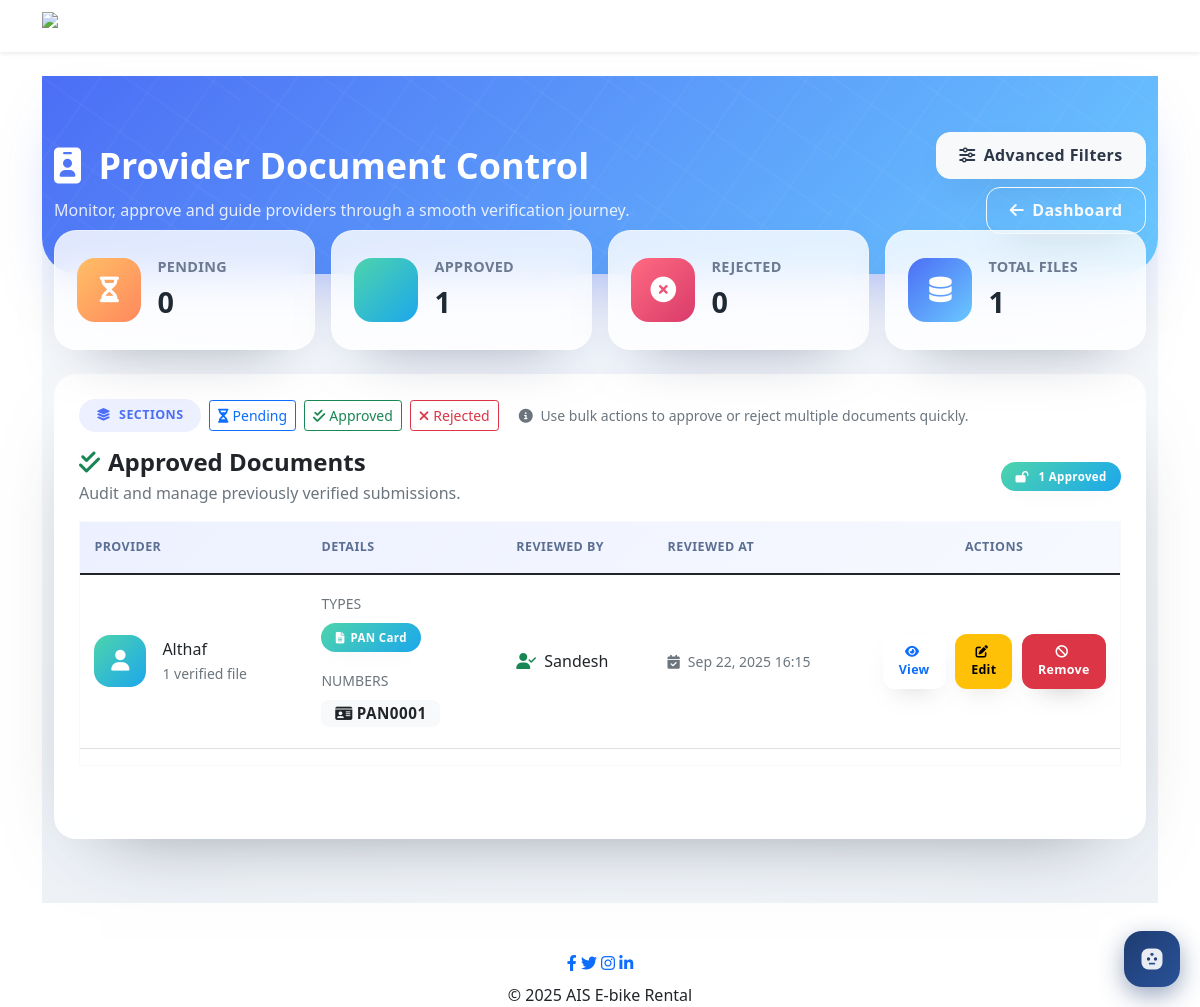
Before: /admin-dashboard/review-documents/ (signed in) with the older database file.
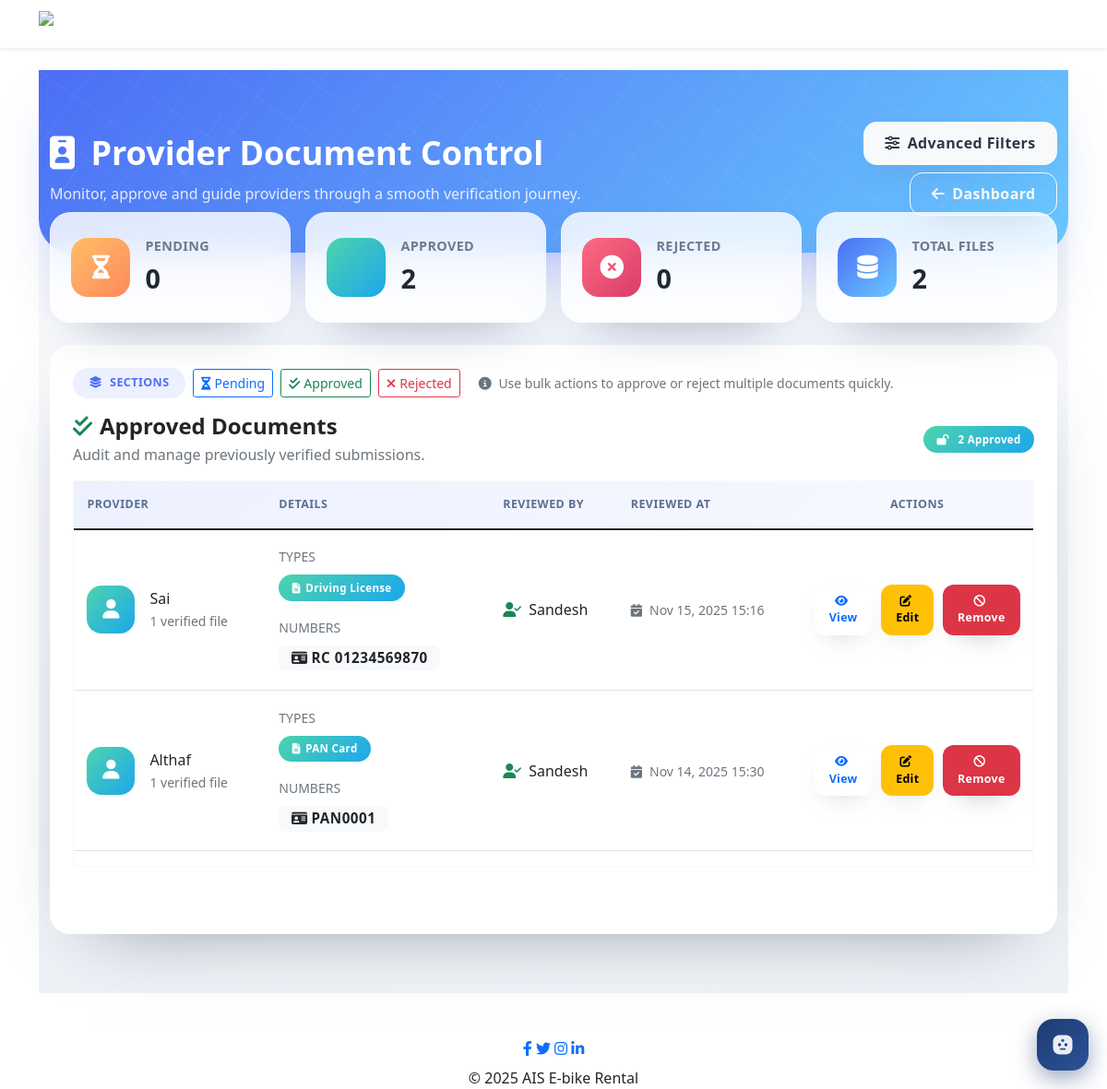
After: the same page with the newer database file.
### core/models.py (models this page shows, shortened)
class User(AbstractUser):
    is_rider = models.BooleanField(default=False)
    is_vehicle_provider = models.BooleanField(default=False)
    mobile_number = models.CharField(max_length=15, blank=True, null=True)
    profile_image = models.ImageField(upload_to='profile_images/', blank=True, null=True)
    is_verified_provider = models.BooleanField(default=False, help_text="Admin verification status for vehicle providers")
    verification_notes = models.TextField(blank=True, null=True, help_text="Admin notes about verification")
    registration_fee_paid = models.BooleanField(default=False, help_text="One-time registration fee of ₹100 paid by vehicle providers")

class ProviderDocument(models.Model):
    DOCUMENT_TYPES = [
        ('aadhar', 'Aadhar Card'),
        ('pan', 'PAN Card'),
        ('driving_license', 'Driving License'),
        ('business_license', 'Business License'),
        ('insurance', 'Insurance Document'),
        ('other', 'Other'),
    ]
    VERIFICATION_STATUS = [
        ('pending', 'Pending'),
        ('approved', 'Approved'),
        ('rejected', 'Rejected'),
    ]
    provider = models.ForeignKey(User, on_delete=models.CASCADE, related_name='provider_documents')
    document_type = models.CharField(max_length=20, choices=DOCUMENT_TYPES)
    document_file = models.FileField(upload_to='provider_documents/')
    document_number = models.CharField(max_length=100, blank=True, null=True)
    uploaded_at = models.DateTimeField(auto_now_add=True)
    status = models.CharField(max_length=10, choices=VERIFICATION_STATUS, default='pending')
    admin_notes = models.TextField(blank=True, null=True, help_text="Admin notes about this document")
    reviewed_by = models.ForeignKey(User, on_delete=models.SET_NULL, null=True, blank=True, related_name='reviewed_documents')
    reviewed_at = models.DateTimeField(null=True, blank=True)
    class Meta:
        ordering = ['-uploaded_at']

### admin_dashboard/views.py (the view)
# urls.py: path('review-documents/', views.review_documents, name='review_documents'),
@user_passes_test(is_admin)
def review_documents(request):
    provider_id = request.GET.get('provider', '')
    document_type = request.GET.get('document_type', '')
    status = request.GET.get('status', '')  # pending, approved, rejected, or '' for all
    date_from = request.GET.get('date_from', '')
    date_to = request.GET.get('date_to', '')
    search = request.GET.get('search', '')
    queryset = ProviderDocument.objects.all()
    if provider_id:
        queryset = queryset.filter(provider_id=provider_id)
    if document_type:
        queryset = queryset.filter(document_type=document_type)
    if status in ['pending', 'approved', 'rejected']:
        queryset = queryset.filter(status=status)
    if date_from:
        try:
            df = timezone.datetime.strptime(date_from, '%Y-%m-%d').date()
            queryset = queryset.filter(uploaded_at__date__gte=df)
        except ValueError:
            pass
    if date_to:
        try:
            dt = timezone.datetime.strptime(date_to, '%Y-%m-%d').date()
            queryset = queryset.filter(uploaded_at__date__lte=dt)
        except ValueError:
            pass
    if search:
        queryset = queryset.filter(
            Q(provider__username__icontains=search) |
            Q(document_number__icontains=search)
        )
    pending_documents = queryset.filter(status='pending').order_by('-uploaded_at')
    approved_documents = queryset.filter(status='approved').order_by('-reviewed_at')
    rejected_documents = queryset.filter(status='rejected').order_by('-reviewed_at')
    from collections import defaultdict
    pending_by_provider = defaultdict(list)
    for doc in pending_documents:
        pending_by_provider[doc.provider].append(doc)
    approved_by_provider = defaultdict(list)
    for doc in approved_documents:
        approved_by_provider[doc.provider].append(doc)
    rejected_by_provider = defaultdict(list)
    for doc in rejected_documents:
        rejected_by_provider[doc.provider].append(doc)
    all_providers = User.objects.filter(is_vehicle_provider=True).order_by('username')
    return render(request, 'admin_dashboard/review_documents.html', {
        'pending_documents': pending_documents,
        'approved_documents': approved_documents,
        'rejected_documents': rejected_documents,
        'pending_by_provider': dict(pending_by_provider),
        'approved_by_provider': dict(approved_by_provider),
        'rejected_by_provider': dict(rejected_by_provider),
        'all_providers': all_providers,
        'current_provider': provider_id,
        'current_document_type': document_type,
        'current_status': status,
        'current_date_from': date_from,
        'current_date_to': date_to,
        'current_search': search,
        'total_documents': queryset.count(),
    })

### admin_dashboard/views.py (called while the page is built)
def is_admin(user):
    return user.is_authenticated and user.is_staff

### core/context_processors.py (called while the page is built)
def unread_notification_count(request):
    try:
        Notification = apps.get_model('core', 'Notification')
        public_count = Notification.objects.filter(is_public=True).count()
        if request.user.is_authenticated:
            user_count = Notification.objects.filter(recipient=request.user, is_read=False).count()
            count = public_count + user_count
        else:
            count = public_count
    except Exception:
        count = 0
    return {'unread_notification_count': count}

def availability_sync_info(request):
    try:
        last_sync = cache.get("bike_availability_last_sync_date")
    except Exception:
        last_sync = None
    return {"availability_last_sync_date": last_sync}

### templates/admin_dashboard/review_documents.html (shortened to what the changed rows need)
{% extends 'core/base.html' %}
{% load static %}
{% block content %}
<div class="admin-modern">
  <section class="admin-hero">
    <div class="container-fluid content">
      <div class="row align-items-center g-4">
        <div class="col-lg-8">
          <h1 class="hero-title">
            <i class="fas fa-id-badge me-2"></i>
            Provider Document Control
          </h1>
        </div>
      </div>
    </div>
  </section>
  <div class="container-fluid">
    <div class="row metrics-grid g-3">
      <div class="col-sm-6 col-xl-3">
        <div class="metric-card">
          <div>
            <div class="metric-label">Approved</div>
            <div class="metric-value">{{ approved_documents|length }}</div>
          </div>
        </div>
      </div>
      <div class="col-sm-6 col-xl-3">
        <div class="metric-card">
          <div>
            <div class="metric-label">Total Files</div>
            <div class="metric-value">{{ total_documents }}</div>
          </div>
        </div>
      </div>
    </div>
    <div class="modern-card mt-4 p-4">
      {% if approved_documents %}
      <section id="approved-section" class="mb-5">
        <div class="d-flex flex-wrap justify-content-between align-items-center mb-3 gap-3">
          <div>
            <h4 class="mb-1 fw-bold text-dark"><i class="fas fa-check-double text-success me-2"></i>Approved Documents</h4>
            <p class="text-muted mb-0">Audit and manage previously verified submissions.</p>
          </div>
          <span class="badge-chip badge-approved"><i class="fas fa-lock-open me-1"></i>{{ approved_documents|length }} Approved</span>
        </div>
        <div class="table-responsive rounded-4 border border-light">
          <table class="table admin-table">
            <thead>
              <tr>
                <th>Provider</th>
                <th>Details</th>
                <th>Reviewed By</th>
                <th>Reviewed At</th>
                <th class="text-center" style="width:200px;">Actions</th>
              </tr>
            </thead>
            <tbody>
              {% for provider, documents in approved_by_provider.items %}
              <tr>
                <td>
                  <div class="d-flex align-items-center gap-3">
                    <div class="metric-icon" style="width:52px;height:52px;border-radius:16px;background:linear-gradient(135deg,#4dd4ac,#1ca7ec);font-size:1.3rem;">
                      <i class="fas fa-user"></i>
                    </div>
                    <div>
                      <div class="fw-semibold text-dark">{{ provider.username }}</div>
                      <small class="text-muted">{{ documents|length }} verified file{{ documents|length|pluralize }}</small>
                    </div>
                  </div>
                </td>
                <td>
                  <div class="mb-2">
                    <span class="text-muted small text-uppercase fw-semibold">Types</span>
                    <div class="mt-2">
                      {% for document in documents %}
                        <span class="badge-chip badge-approved me-2 mb-2"><i class="fas fa-file-alt"></i>{{ document.get_document_type_display }}</span>
                      {% endfor %}
                    </div>
                  </div>
                  <div>
                    <span class="text-muted small text-uppercase fw-semibold">Numbers</span>
                    <div class="mt-2">
                      {% for document in documents %}
                        {% if document.document_number %}
                          <span class="badge bg-light text-dark fw-semibold me-2 mb-1"><i class="fas fa-id-card me-1"></i>{{ document.document_number }}</span>
                        {% else %}
                          <span class="badge bg-secondary-subtle text-dark fw-semibold me-2 mb-1">No ID</span>
                        {% endif %}
                      {% endfor %}
                    </div>
                  </div>
                </td>
                <td class="fw-semibold text-dark"><i class="fas fa-user-check text-success me-2"></i>{{ documents.0.reviewed_by.username }}</td>
                <td><small class="text-muted"><i class="fas fa-calendar-check me-2"></i>{{ documents.0.reviewed_at|date:"M d, Y H:i" }}</small></td>
                <td class="text-center">
                  <div class="action-stack d-inline-flex">
                    {% for document in documents %}
                    <a href="{{ document.document_file.url }}" target="_blank" class="btn btn-outline-primary btn-sm"><i class="fas fa-eye me-1"></i>View</a>
                    <a href="{% url 'edit_document_verification' document.id %}" class="btn btn-warning btn-sm"><i class="fas fa-edit me-1"></i>Edit</a>
                    <a href="{% url 'remove_document_verification' document.id %}" class="btn btn-danger btn-sm" onclick="return confirm('Remove verification for this document?')"><i class="fas fa-ban me-1"></i>Remove</a>
                    {% endfor %}
                  </div>
                </td>
              </tr>
              {% endfor %}
            </tbody>
          </table>
        </div>
      </section>
      {% endif %}
    </div>
  </div>
</div>
{% endblock %}

Changed rows visible on the page:
added User: username "Sai", documents "1", username "Sandesh", reviewed_at "Nov 15, 2025 15:16"
added ProviderDocument: document_type "Driving License", document_number "RC 01234569870"
changed User "Althaf": reviewed_at "Sep 22, 2025 16:15" → "Nov 14, 2025 15:30"
Other visible differences:
{{ approved_documents|length }}: "1" → "2"
{{ total_documents }}: "1" → "2"
